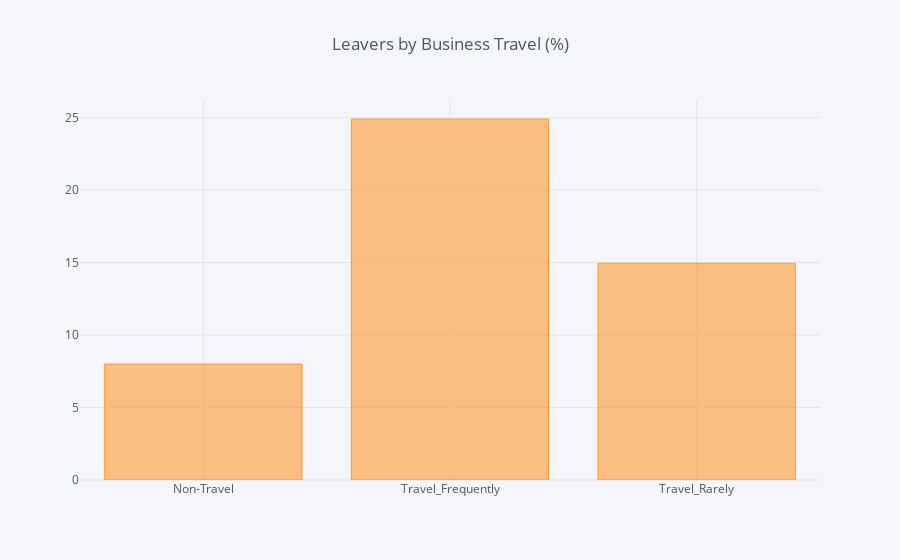
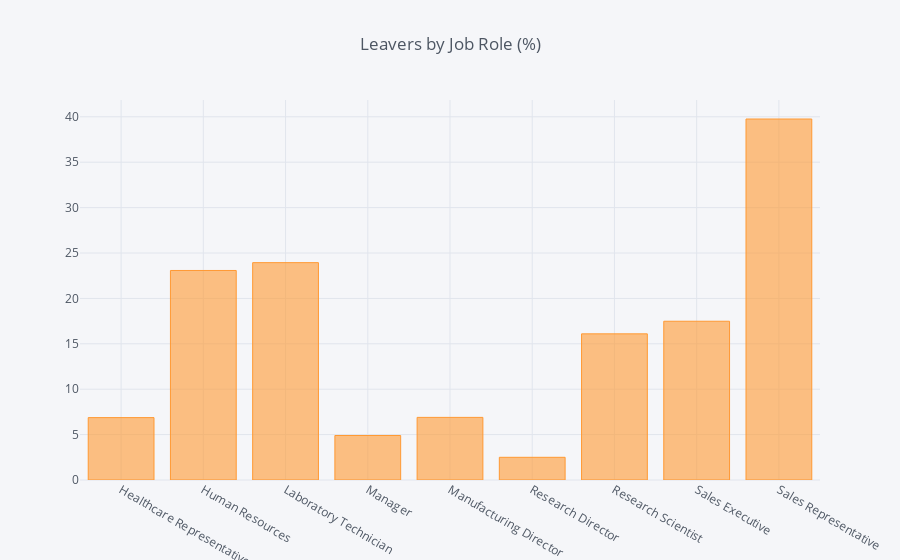
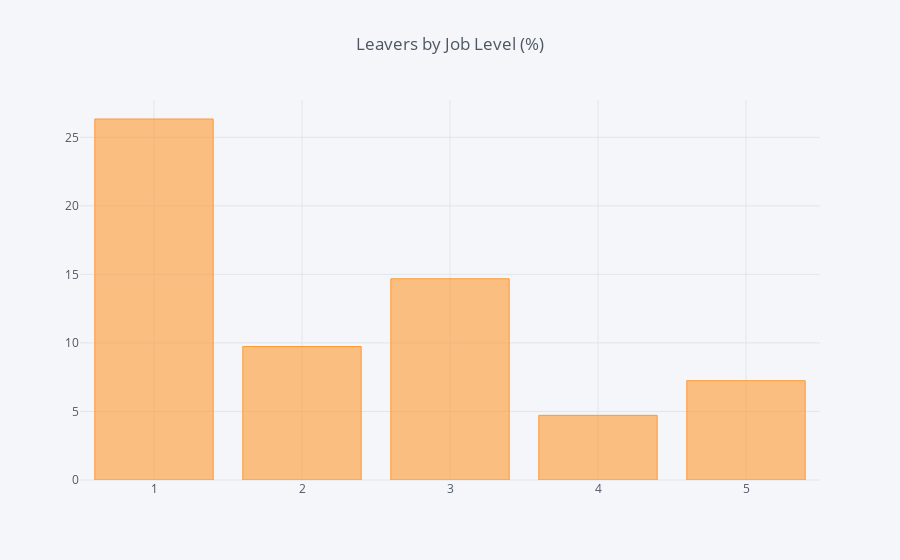

Notebook cell for these charts, in order:
### Code cell
#Frequency of Travel, Job Roles, Job Level, and Job Involvement

df_human_resources['BusinessTravel'].value_counts()

df_BusinessTravel = pd.DataFrame(columns=["BusinessTravel", "% of Leavers"])
i = 0
for field in list(df_human_resources['BusinessTravel'].unique()):
    ratio = df_human_resources[(df_human_resources['BusinessTravel']==field) & (df_human_resources['Attrition']=="Yes")].shape[0] / df_human_resources[df_human_resources['BusinessTravel']==field].shape[0]
    df_BusinessTravel.loc[i] = (field, ratio*100)
    i += 1

df_BusinessTravel_Group = df_BusinessTravel.groupby(by="BusinessTravel").sum()
df_BusinessTravel_Group.iplot(kind='bar', title='Leavers by Business Travel (%)')

df_human_resources['JobRole'].value_counts()

df_JobRole = pd.DataFrame(columns=["JobRole", "% of Leavers"])
i = 0
for field in list(df_human_resources['JobRole'].unique()):
    ratio = df_human_resources[(df_human_resources['JobRole']==field) & (df_human_resources['Attrition']=="Yes")].shape[0] / df_human_resources[df_human_resources['JobRole']==field].shape[0]
    df_JobRole.loc[i] = (field, ratio*100)
    i += 1

df_JobRole_Group = df_JobRole.groupby(by="JobRole").sum()
df_JobRole_Group.iplot(kind='bar', title='Leavers by Job Role (%)')

df_human_resources['JobLevel'].value_counts()

df_JobLevel = pd.DataFrame(columns=["JobLevel", "% of Leavers"])
i = 0
for field in list(df_human_resources['JobLevel'].unique()):
    ratio = df_human_resources[(df_human_resources['JobLevel']==field) & (df_human_resources['Attrition']=="Yes")].shape[0] / df_human_resources[df_human_resources['JobLevel']==field].shape[0]
    df_JobLevel.loc[i] = (field, ratio*100)
    i += 1

df_JobLevel_Group = df_JobLevel.groupby(by="JobLevel").sum()
df_JobLevel_Group.iplot(kind='bar', title='Leavers by Job Level (%)')

df_human_resources['JobInvolvement'].value_counts()

df_JobInvolvement = pd.DataFrame(columns=["JobInvolvement", "% of Leavers"])
i = 0
for field in list(df_human_resources['JobInvolvement'].unique()):
    ratio = df_human_resources[(df_human_resources['JobInvolvement']==field) & (df_human_resources['Attrition']=="Yes")].shape[0] / df_human_resources[df_human_resources['JobInvolvement']==field].shape[0]
    df_JobInvolvement.loc[i] = (field, ratio*100)
    i += 1

df_JobInvolvement_Group = df_JobInvolvement.groupby(by="JobInvolvement").sum()
df_JobInvolvement_Group.iplot(kind='bar', title='Leavers by Job Involvement (%)')

### Figure 1 — Plotly figure (JSON) as saved in the notebook; plotly's stock layout.template omitted (floating-point values rounded to 4 significant figures)
{"data": [{"marker": {"color": "rgba(255, 153, 51, 0.6)", "line": {"color": "rgba(255, 153, 51, 1.0)", "width": 1}}, "name": "% of Leavers", "orientation": "v", "text": "", "type": "bar", "uid": "dd3b2286-40e9-4747-bdb6-5c821f0bd6c7", "x": ["Non-Travel", "Travel_Frequently", "Travel_Rarely"], "y": [8, 24.91, 14.96]}], "layout": {"legend": {"bgcolor": "#F5F6F9", "font": {"color": "#4D5663"}}, "paper_bgcolor": "#F5F6F9", "plot_bgcolor": "#F5F6F9", "title": {"font": {"color": "#4D5663"}, "text": "Leavers by Business Travel (%)"}, "xaxis": {"gridcolor": "#E1E5ED", "showgrid": true, "tickfont": {"color": "#4D5663"}, "title": {"font": {"color": "#4D5663"}, "text": ""}, "zerolinecolor": "#E1E5ED"}, "yaxis": {"gridcolor": "#E1E5ED", "showgrid": true, "tickfont": {"color": "#4D5663"}, "title": {"font": {"color": "#4D5663"}, "text": ""}, "zerolinecolor": "#E1E5ED"}}}

### Figure 2 — Plotly figure (JSON) as saved in the notebook; plotly's stock layout.template omitted (floating-point values rounded to 4 significant figures)
{"data": [{"marker": {"color": "rgba(255, 153, 51, 0.6)", "line": {"color": "rgba(255, 153, 51, 1.0)", "width": 1}}, "name": "% of Leavers", "orientation": "v", "text": "", "type": "bar", "uid": "53f1c08a-1cf7-43b6-97c6-ca7bb726dd80", "x": ["Healthcare Representative", "Human Resources", "Laboratory Technician", "Manager", "Manufacturing Director", "Research Director", "Research Scientist", "Sales Executive", "Sales Representative"], "y": [6.87, 23.08, 23.94, 4.902, 6.897, 2.5, 16.1, 17.48, 39.76]}], "layout": {"legend": {"bgcolor": "#F5F6F9", "font": {"color": "#4D5663"}}, "paper_bgcolor": "#F5F6F9", "plot_bgcolor": "#F5F6F9", "title": {"font": {"color": "#4D5663"}, "text": "Leavers by Job Role (%)"}, "xaxis": {"gridcolor": "#E1E5ED", "showgrid": true, "tickfont": {"color": "#4D5663"}, "title": {"font": {"color": "#4D5663"}, "text": ""}, "zerolinecolor": "#E1E5ED"}, "yaxis": {"gridcolor": "#E1E5ED", "showgrid": true, "tickfont": {"color": "#4D5663"}, "title": {"font": {"color": "#4D5663"}, "text": ""}, "zerolinecolor": "#E1E5ED"}}}

### Figure 3 — Plotly figure (JSON) as saved in the notebook; plotly's stock layout.template omitted (floating-point values rounded to 4 significant figures)
{"data": [{"marker": {"color": "rgba(255, 153, 51, 0.6)", "line": {"color": "rgba(255, 153, 51, 1.0)", "width": 1}}, "name": "% of Leavers", "orientation": "v", "text": "", "type": "bar", "uid": "303072a6-6713-497c-a0ad-d2802794b939", "x": [1, 2, 3, 4, 5], "y": [26.34, 9.738, 14.68, 4.717, 7.246]}], "layout": {"legend": {"bgcolor": "#F5F6F9", "font": {"color": "#4D5663"}}, "paper_bgcolor": "#F5F6F9", "plot_bgcolor": "#F5F6F9", "title": {"font": {"color": "#4D5663"}, "text": "Leavers by Job Level (%)"}, "xaxis": {"gridcolor": "#E1E5ED", "showgrid": true, "tickfont": {"color": "#4D5663"}, "title": {"font": {"color": "#4D5663"}, "text": ""}, "zerolinecolor": "#E1E5ED"}, "yaxis": {"gridcolor": "#E1E5ED", "showgrid": true, "tickfont": {"color": "#4D5663"}, "title": {"font": {"color": "#4D5663"}, "text": ""}, "zerolinecolor": "#E1E5ED"}}}
